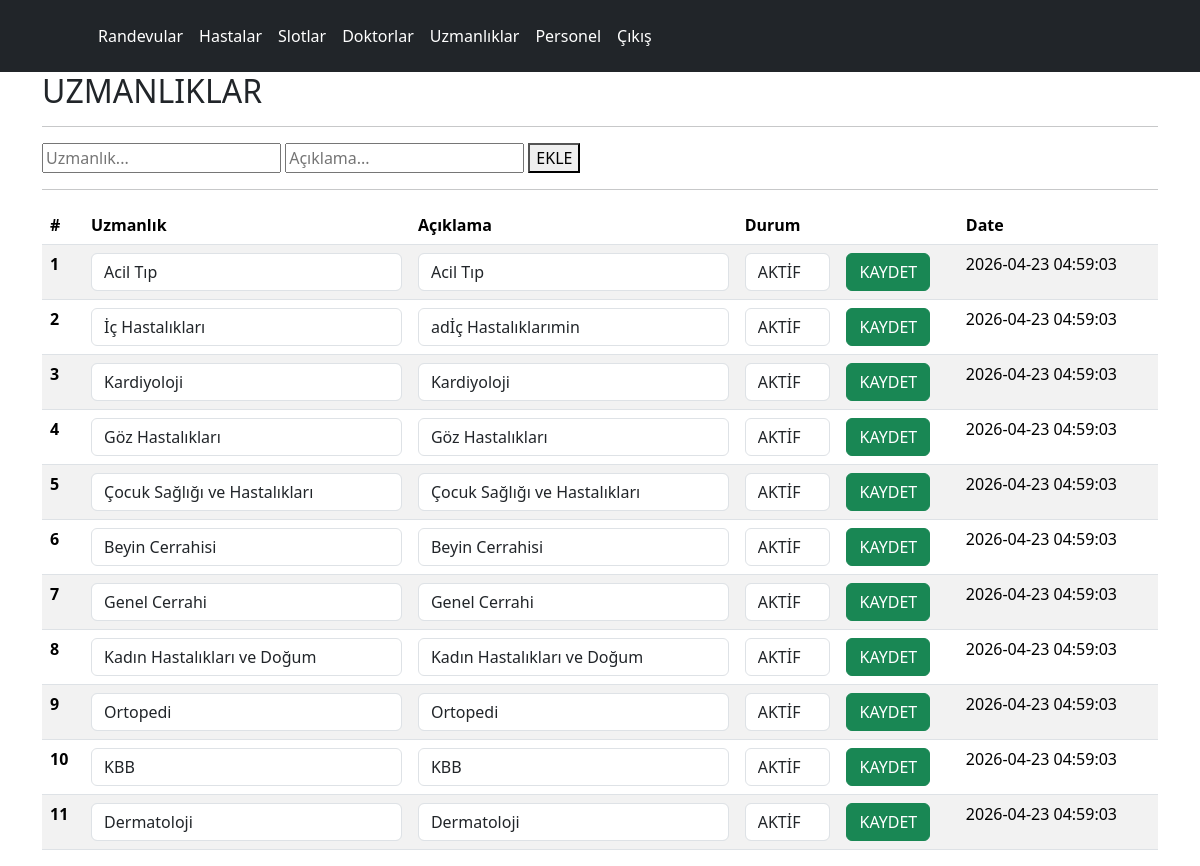
Page /php/panel/uzmanliklar.php on the committed database.
### tables this page shows
CREATE TABLE IF NOT EXISTS `specialization` (
	`id`			INT NOT NULL PRIMARY KEY AUTO_INCREMENT,
	`specialization`	VARCHAR(50) NOT NULL,	
	`description`	VARCHAR(200) NULL,
	`status`		TINYINT NOT NULL,
	`createdtime`	TIMESTAMP NOT NULL DEFAULT CURRENT_TIMESTAMP(),
	UNIQUE (`specialization`)
);

### php/panel/uzmanliklar.php (the view, shortened to what this page needs)
<?PHP
	require_once("../inc_config.php");
?>
<html>
	<head>
		<link href="https://cdn.jsdelivr.net/npm/bootstrap@5.3.8/dist/css/bootstrap.min.css" rel="stylesheet">
	</head>
	<body>
		<?PHP include("inc_header.php");?>
		<div class="container">
			<h2>UZMANLIKLAR</h2>
			<hr>
			<form action="actions.php" method="post">
				<input type="text" name="specialization" placeholder="Uzmanlık..." required>
				<input type="text" name="description" placeholder="Açıklama..." required>
				<button type="submit">EKLE</button>
			</form>
			<hr>
			<table class="table table-striped  table-hover">
				<thead>
					<tr>
					<th scope="col">#</th>
					<th scope="col">Uzmanlık</th>
					<th scope="col">Açıklama</th>
					<th scope="col">Durum</th>
					<th></th>
					<th scope="col">Date</th>
					</tr>
				</thead>
				<tbody>
		<?PHP
		$myQuery = "select * from specialization";
		$result = $mysqli->query($myQuery);
		?>
		<?PHP while($rs = mysqli_fetch_array($result)){?>
				<form action="actions.php" method="post">
					<tr>
						<th scope="row"><?=$rs['id'];?></th>
						<td><input type="text" name="specialization" placeholder="Uzmanlık..." maxlength="50" required value="<?=$rs['specialization'];?>" class="form-control"></td>
						<td><input type="text" name="description" placeholder="Açıklama..." maxlength="200" required value="<?=$rs['description'];?>" class="form-control"></td>
						<td><select name="status" required class="form-control"><option value="0">PASİF</option><option value="1" <?=($rs['status'])?"selected":"";?>>AKTİF</option></select></td>
						<td><button type="submit" class="btn btn-success">KAYDET</button></td>
						<td><?=$rs['createdtime'];?></td>
					</tr>
				</form>
		<?PHP } ?>
				</tbody>
			</table>
		</div>
	</body>
</html>

### rows in the picture
specialization: id "1", specialization "Acil Tıp", description "Acil Tıp", status "AKTİF", createdtime "2026-04-23 04:59:03"
specialization: id "2", specialization "İç Hastalıkları", description "adİç Hastalıklarımin", status "AKTİF", createdtime "2026-04-23 04:59:03"
specialization: id "3", specialization "Kardiyoloji", description "Kardiyoloji", status "AKTİF", createdtime "2026-04-23 04:59:03"
specialization: id "4", specialization "Göz Hastalıkları", description "Göz Hastalıkları", status "AKTİF", createdtime "2026-04-23 04:59:03"
specialization: id "5", specialization "Çocuk Sağlığı ve Hastalıkları", description "Çocuk Sağlığı ve Hastalıkları", status "AKTİF", createdtime "2026-04-23 04:59:03"
specialization: id "6", specialization "Beyin Cerrahisi", description "Beyin Cerrahisi", status "AKTİF", createdtime "2026-04-23 04:59:03"
specialization: id "7", specialization "Genel Cerrahi", description "Genel Cerrahi", status "AKTİF", createdtime "2026-04-23 04:59:03"
specialization: id "8", specialization "Kadın Hastalıkları ve Doğum", description "Kadın Hastalıkları ve Doğum", status "AKTİF", createdtime "2026-04-23 04:59:03"
specialization: id "9", specialization "Ortopedi", description "Ortopedi", status "AKTİF", createdtime "2026-04-23 04:59:03"
specialization: id "10", specialization "KBB", description "KBB", status "AKTİF", createdtime "2026-04-23 04:59:03"
specialization: id "11", specialization "Dermatoloji", description "Dermatoloji", status "AKTİF", createdtime "2026-04-23 04:59:03"
